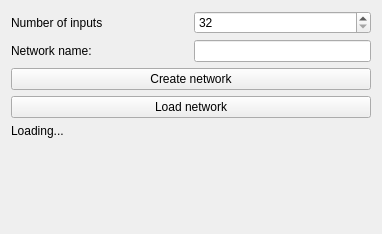
<?xml version="1.0" encoding="UTF-8"?>
<ui version="4.0">
 <class>Form</class>
 <widget class="QWidget" name="Form">
  <property name="windowModality">
   <enum>Qt::NonModal</enum>
  </property>
  <property name="geometry">
   <rect>
    <x>0</x>
    <y>0</y>
    <width>382</width>
    <height>234</height>
   </rect>
  </property>
  <property name="windowTitle">
   <string>Create network</string>
  </property>
  <layout class="QGridLayout" name="gridLayout">
   <item row="0" column="0">
    <layout class="QVBoxLayout" name="verticalLayout">
     <item>
      <layout class="QHBoxLayout" name="horizontalLayout_2">
       <item>
        <widget class="QLabel" name="label_2">
         <property name="text">
          <string>Number of inputs</string>
         </property>
        </widget>
       </item>
       <item>
        <widget class="QSpinBox" name="input_number">
         <property name="sizePolicy">
          <sizepolicy hsizetype="Minimum" vsizetype="Fixed">
           <horstretch>0</horstretch>
           <verstretch>0</verstretch>
          </sizepolicy>
         </property>
         <property name="minimum">
          <number>32</number>
         </property>
         <property name="maximum">
          <number>64</number>
         </property>
         <property name="singleStep">
          <number>2</number>
         </property>
        </widget>
       </item>
      </layout>
     </item>
     <item>
      <layout class="QHBoxLayout" name="horizontalLayout">
       <item>
        <widget class="QLabel" name="label">
         <property name="text">
          <string>Network name:</string>
         </property>
        </widget>
       </item>
       <item>
        <widget class="QLineEdit" name="network_name">
         <property name="sizePolicy">
          <sizepolicy hsizetype="Minimum" vsizetype="Fixed">
           <horstretch>0</horstretch>
           <verstretch>0</verstretch>
          </sizepolicy>
         </property>
        </widget>
       </item>
      </layout>
     </item>
     <item>
      <widget class="QPushButton" name="save_button">
       <property name="text">
        <string>Create network</string>
       </property>
      </widget>
     </item>
     <item>
      <widget class="QPushButton" name="load_button">
       <property name="text">
        <string>Load network</string>
       </property>
      </widget>
     </item>
     <item>
      <widget class="QLabel" name="loading_label">
       <property name="text">
        <string>Loading...</string>
       </property>
      </widget>
     </item>
     <item>
      <spacer name="verticalSpacer">
       <property name="orientation">
        <enum>Qt::Vertical</enum>
       </property>
       <property name="sizeHint" stdset="0">
        <size>
         <width>20</width>
         <height>40</height>
        </size>
       </property>
      </spacer>
     </item>
    </layout>
   </item>
  </layout>
 </widget>
 <resources/>
 <connections/>
</ui>
